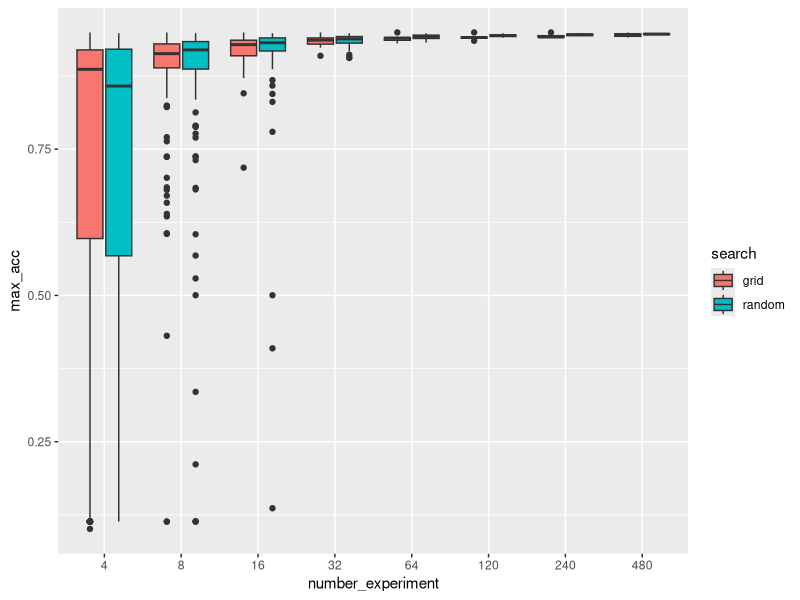

Generate this figure with R:
library(ggplot2)
library(tidyr)
library(dplyr)
library(data.table)

wd <- 'D:\\Dropbox\\학업\\2017-1\\패턴 인식\\PRML_project'

setwd(wd)


# model <- 'logistic'
model <- 'nn'

if (model == 'logistic') {
    mnist_random <- read.csv('result/mnist_logistic_random.csv', stringsAsFactors = F)
    mnist_grid <- read.csv('result/mnist_logistic_grid.csv', stringsAsFactors = F)
} else if (model == 'nn') {
    mnist_random <- read.csv('result/mnist_nn_random.csv', stringsAsFactors = F)
    mnist_grid <- read.csv('result/mnist_nn_grid.csv', stringsAsFactors = F)
}



trial_out <- function (result, n) {
    n_data <- dim(result)[1]
    iter <- n_data %/% n
    
    idx <- sample(1:n_data)
    
    out <- NULL
    
    for (i in 1:iter) {
        out <- c(out, max(result$accuracy[idx[((i-1)*n+1):(i*n)]]))
    }
    return(out)
}

if (model == 'logistic') {
    n_experiment <- c(2, 4, 8, 20, 40, 100)
} else if (model == 'nn') {
    n_experiment <- c(4, 8, 16, 32, 64, 120, 240, 480)
}

dt_list <- list()
for (i in 1:length(n_experiment)) {
    dt_list[[2*i-1]] <- data.frame(max_acc = trial_out(mnist_grid, n_experiment[i]), number_experiment = n_experiment[i], search = 'grid', stringsAsFactors = F)
    dt_list[[2*i]] <- data.frame(max_acc = trial_out(mnist_random, n_experiment[i]), number_experiment = n_experiment[i], search = 'random', stringsAsFactors = F)
}

last_dt <- rbindlist(dt_list) %>% 
    mutate(number_experiment = factor(number_experiment))

ggplot(last_dt, aes(x = number_experiment, y = max_acc, fill = search)) + geom_boxplot()
